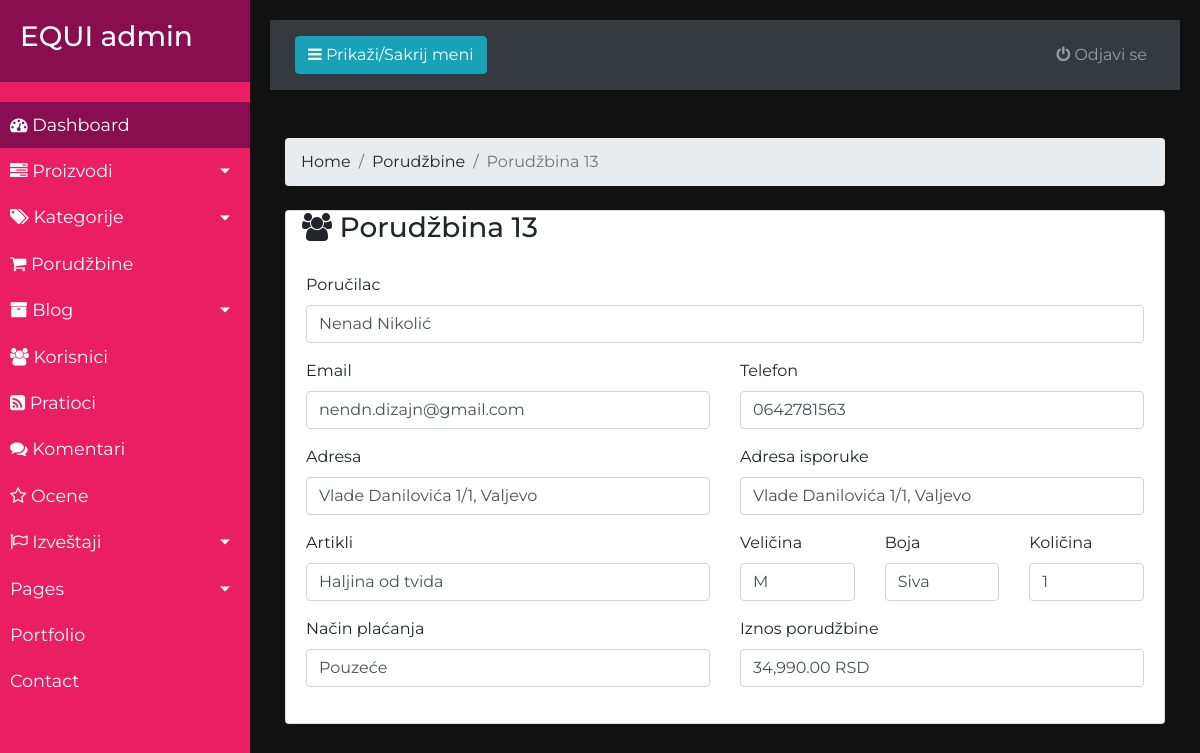
Page /admin/single-order.php?order_id=13 (signed in) on the committed database.
### tables this page shows
CREATE TABLE `orders` (
  `order_id` int(10) NOT NULL,
  `user_id` int(10) NOT NULL,
  `invoice_no` varchar(50) NOT NULL,
  `fname` varchar(50) DEFAULT NULL,
  `lname` varchar(50) DEFAULT NULL,
  `email` varchar(50) DEFAULT NULL,
  `phone` varchar(50) DEFAULT NULL,
  `address` varchar(200) DEFAULT NULL,
  `delivery_address` varchar(200) DEFAULT NULL,
  `payment` varchar(50) NOT NULL,
  `item_id` varchar(50) NOT NULL,
  `products` text NOT NULL,
  `size` varchar(50) NOT NULL,
  `color` varchar(50) NOT NULL,
  `quantity` varchar(50) NOT NULL,
  `grand_total` varchar(50) NOT NULL,
  `created` date DEFAULT NULL
);

### bootstrap.php (called while the page is built, shortened)
<?php
require_once 'class/Order.class.php';
$db = new Connection();
$conn = $db->connection();
$order = new Order($conn);

### class/Order.class.php (called while the page is built, shortened)
<?php
class Order {
    private $conn;
    public function __construct($conn)
    {
        $this->conn = $conn;
    }
    public function show($id) {
        $sql = "SELECT * FROM orders WHERE order_id = ?";
        $query = $this->conn->prepare($sql);
        $query->execute([$id]);
        $result = $query->fetch(PDO::FETCH_OBJ);
        return $result;
    }
}

### admin/single-order.php (the view)
<?php require_once 'inc/top.inc.php'; ?>
<?php
    if(isset($_SESSION['admin'])) {
        if(isset($_GET['order_id'])) {
            $single = $order->show($_GET['order_id']);
        }
    } else {
        header('Location: index.php');
    }
?>
<?php require_once 'inc/sidebar.inc.php'; ?>
<div id="content">
<?php require_once 'inc/navbar.inc.php'; ?>
            <div class="container-fluid">
                    <div class="row">
                        <div class="col-lg-12 col-md-12 py-2">
                            <nav aria-label="breadcrumb">
                                <ol class="breadcrumb">
                                    <li class="breadcrumb-item"><a href="dash.php">Home</a></li>
                                    <li class="breadcrumb-item"><a href="orders.php">Porudžbine</a></li>
                                    <li class="breadcrumb-item active" aria-current="page">Porudžbina <?php echo $single->order_id; ?></li>
                                </ol>
                            </nav>
                        </div>
                    </div>
                    <div class="row">
                        <div class="col-lg-12 col-md-12">
                            <div class="card">
                                <div class="card-top px-3">
                                    <h3>
                                        <i class="fa fa-users"></i> Porudžbina <?php echo $single->order_id; ?>
                                    </h3>
                                </div>
                                <div class="card-body">
                                    <div class="table-responsive">
                                    <div class="form-group">
                                <label class="form-control-label">Poručilac</label>
                                <input type="text" id="company" class="form-control" value="<?php echo $single->fname . " " . $single->lname; ?>">
                            </div>
                            <div class="row">
                                <div class="col-lg-6">
                                    <div class="form-group">
                                        <label class="form-control-label">Email</label>
                                        <input type="email" id="company" class="form-control" value="<?php echo $single->email; ?>">
                                    </div>
                                </div>
                                <div class="col-lg-6">
                                    <div class="form-group">
                                        <label class="form-control-label">Telefon</label>
                                        <input type="text" id="company" class="form-control" value="<?php echo $single->phone; ?>">
                                    </div>
                                </div>
                            </div>
                            <div class="row">
                                <div class="col-lg-6">
                                    <div class="form-group">
                                        <label class="form-control-label">Adresa</label>
                                        <input type="text" id="company" class="form-control" value="<?php echo $single->address; ?>">
                                    </div>
                                </div>
                                <div class="col-lg-6">
                                    <div class="form-group">
                                        <label class="form-control-label">Adresa isporuke</label>
                                        <input type="text" id="company" class="form-control" value="<?php echo $single->delivery_address; ?>">
                                    </div>
                                </div>
                            </div>
                            <div class="row">
                                <div class="col-lg-6">
                                    <div class="form-group">
                                        <label class="form-control-label">Artikli</label><br>
                                        <?php
                                            $string = $single->products;
                                            $values = explode(",", $string, -1);
                                            foreach($values as $val) : ?>
                                            <input type="text" id="company" class="form-control" value="<?php echo $val; ?>">
                                            <?php endforeach; ?>
                                    </div>
                                </div>
                                            <div class="col-lg-2">
                                                <div class="form-group">
                                                    <label class="form-control-label">Veličina</label>
                                                    <?php
                                                    $velicina = $single->size;
                                                    $values = explode(",", $velicina, -1);
                                                    foreach($values as $size) : ?>
                                                    <input type="text" id="company" class="form-control" value="<?php echo $size; ?>">
                                                    <?php endforeach; ?>
                                                </div>
                                            </div>
                                            <div class="col-lg-2">
                                                <div class="form-group">
                                                    <label class="form-control-label">Boja</label>
                                                    <?php
                                                    $boja = $single->color;
                                                    $values = explode(",", $boja, -1);
                                                    foreach($values as $color) : ?>
                                                    <input type="text" id="company" class="form-control" value="<?php echo $color; ?>">
                                                    <?php endforeach; ?>
                                                </div>
                                            </div>
                                            <div class="col-lg-2">
                                                <div class="form-group">
                                                    <label class="form-control-label">Količina</label>
                                                    <?php
                                                    $kolicina = $single->quantity;
                                                    $values = explode(",", $kolicina, -1);
                                                    foreach($values as $quantity) : ?>
                                                    <input type="text" id="company" class="form-control" value="<?php echo $quantity; ?>">
                                                    <?php endforeach; ?>
                                                </div>
                                            </div>
                            </div>
                            <div class="row">
                                <div class="col-lg-6">
                                    <div class="form-group">
                                        <label class="form-control-label">Način plaćanja</label>
                                        <input type="text" id="company" class="form-control" value="<?php echo $single->payment; ?>">
                                    </div>
                                </div>
                                <div class="col-lg-6">
                                    <div class="form-group">
                                        <label class="form-control-label">Iznos porudžbine</label>
                                        <input type="text" id="company" class="form-control" value="<?php echo $single->grand_total; ?> RSD">
                                    </div>
                                </div>
                            </div>
                                    </div>
                                </div>
                            </div>
                        </div>
                    </div>
                </div>
    </div>
<?php require_once 'inc/bottom.inc.php'; ?>

### admin/assets/style2.css (style rules this page uses)
html, body { margin: 0; padding: 0; list-style: none; text-decoration: none; box-sizing: border-box; font-family: 'Montserrat', sans-serif; height: 100%; background-color: #111111; }
a, a:hover, a:focus { color: inherit; text-decoration: none; transition: all 0.3s; }
#content { width: 100%; padding: 20px; min-height: 100vh; transition: all 0.3s; }

### rows in the picture
orders: order_id "13", fname+lname "Nenad Nikolić", email "nendn.dizajn@gmail.com", phone "0642781563", address "Vlade Danilovića 1/1, Valjevo", delivery_address "Vlade Danilovića 1/1, Valjevo", products "Haljina od tvida", size "M", color "Siva", quantity "1", payment "Pouzeće", grand_total "34,990.00 RSD"
